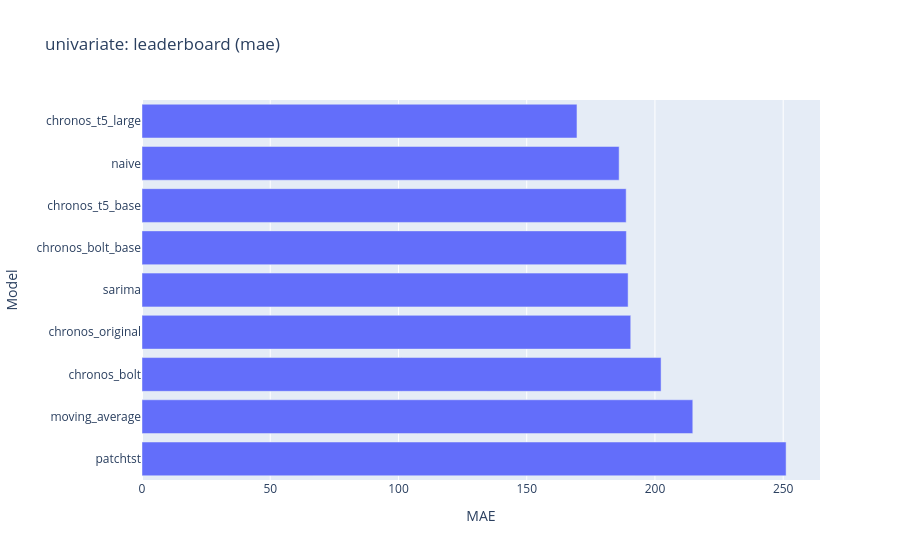
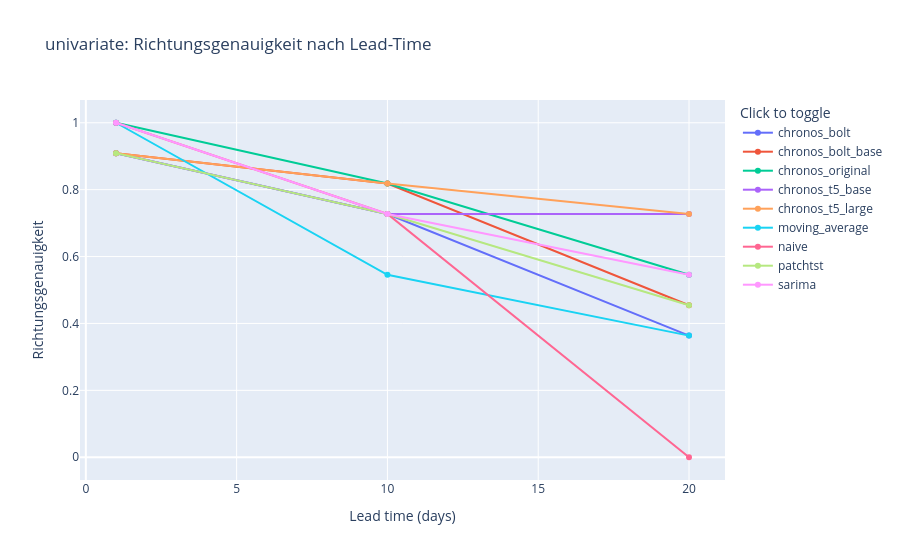

The notebook cell these images were saved under, in order:
### Code cell
univariate_leaderboard_fig = compare_leaderboard(univariate_results, 'univariate')
display(univariate_leaderboard_fig)
save_interactive_figure(univariate_leaderboard_fig, FIGURES / f'univariate_leaderboard_{data_hash[:12]}.html')

univariate_directional_fig = error_by_lead_time_figure(univariate_metrics, 'univariate: Richtungsgenauigkeit nach Lead-Time',
                                                         metric='directional_accuracy', y_label='Richtungsgenauigkeit')
display(univariate_directional_fig)
save_interactive_figure(univariate_directional_fig, FIGURES / f'univariate_directional_accuracy_{data_hash[:12]}.html')

### Figure 1 — Plotly figure (JSON) as saved in the notebook; plotly's stock layout.template omitted (floating-point values rounded to 4 significant figures)
{"data": [{"orientation": "h", "type": "bar", "x": [169.6, 186.0, 188.8, 188.9, 189.5, 190.6, 202.4, 214.8, 251.1], "y": ["chronos_t5_large", "naive", "chronos_t5_base", "chronos_bolt_base", "sarima", "chronos_original", "chronos_bolt", "moving_average", "patchtst"]}], "layout": {"title": {"text": "univariate: leaderboard (mae)"}, "xaxis": {"title": {"text": "MAE"}}, "yaxis": {"autorange": "reversed", "title": {"text": "Model"}}}}

### Figure 2 — Plotly figure (JSON) as saved in the notebook; plotly's stock layout.template omitted (floating-point values rounded to 4 significant figures)
{"data": [{"mode": "lines+markers", "name": "chronos_bolt", "type": "scatter", "x": [1, 10, 20], "y": [0.9091, 0.7273, 0.3636]}, {"mode": "lines+markers", "name": "chronos_bolt_base", "type": "scatter", "x": [1, 10, 20], "y": [0.9091, 0.8182, 0.4545]}, {"mode": "lines+markers", "name": "chronos_original", "type": "scatter", "x": [1, 10, 20], "y": [1.0, 0.8182, 0.5455]}, {"mode": "lines+markers", "name": "chronos_t5_base", "type": "scatter", "x": [1, 10, 20], "y": [0.9091, 0.7273, 0.7273]}, {"mode": "lines+markers", "name": "chronos_t5_large", "type": "scatter", "x": [1, 10, 20], "y": [0.9091, 0.8182, 0.7273]}, {"mode": "lines+markers", "name": "moving_average", "type": "scatter", "x": [1, 10, 20], "y": [1.0, 0.5455, 0.3636]}, {"mode": "lines+markers", "name": "naive", "type": "scatter", "x": [1, 10, 20], "y": [1.0, 0.7273, 0.0]}, {"mode": "lines+markers", "name": "patchtst", "type": "scatter", "x": [1, 10, 20], "y": [0.9091, 0.7273, 0.4545]}, {"mode": "lines+markers", "name": "sarima", "type": "scatter", "x": [1, 10, 20], "y": [1.0, 0.7273, 0.5455]}], "layout": {"legend": {"title": {"text": "Click to toggle"}}, "title": {"text": "univariate: Richtungsgenauigkeit nach Lead-Time"}, "xaxis": {"title": {"text": "Lead time (days)"}}, "yaxis": {"title": {"text": "Richtungsgenauigkeit"}}}}
